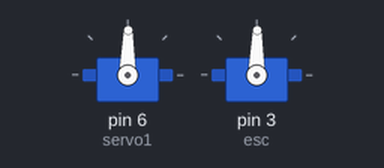
Simulated run of this sketch. Board: Arduino Nano, built with avr-gcc and run on an emulated ATmega328P. On the bench: 2 × servo. What the sketch prints to the serial monitor is not drawn.

Above: at 2.1 s.
Timing chart, 0 to 3.6 s (numbered marks = the images above):
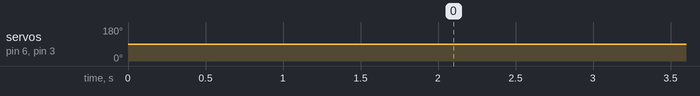

The sketch:

ps2-drift_car.ino
```cpp
#include <PS2X_lib.h>
#include <Servo.h>

PS2X ps2x; // create PS2 Controller Class
Servo servo1;
Servo esc;

int LeftStick = 0;
int RightStick = 0;
int angle =0 ;            //sets the steering servo to mid point i.e. straight ahead
int throttle = 90 ;       //sets esc to 90 which is 0 speed

void setup()
{

  ps2x.config_gamepad(12,10,9,11, false, false);      //GamePad(clock, command, attention, data, Pressures?, Rumble?)
  servo1.attach(6);
  esc.attach(3);
 Serial.begin(9600);
 delay(2000);

}

void loop(){

   ps2x.read_gamepad();                 //reads input from ps2 controller

   if(ps2x.Button(PSB_R1))              //R1 is the brake button
    esc.write(90);                      //esc at 90 should set the speed of motor to 0, needs actual testing

   else
   {
   LeftStick = ps2x.Analog(PSS_LX);     //left stick horizontal controls steering
   RightStick = ps2x.Analog(PSS_RY);    //right stick vertical controls speed
   Serial.print("LeftStick: ");
   Serial.print(LeftStick);
   Serial.print(", RightStick: ");
   Serial.print(RightStick);
   angle = map(LeftStick, 0, 255, 0, 179);
   throttle = map(RightStick,255, 0, 75, 105);    //below 90 is reverse, and above is forward.
                                                  //note: anything above 110 causes the tires come off the rear wheels
                                                  //we should be using PWM and esc.writeMicroseconds() to control speed
                                                  //however,our arduino nano does not seem to support PWM
                                                  //also need to test if our controller sticks need a dead zone to avoid small twitches.
   Serial.print(", angle: ");
   Serial.print(angle);
   Serial.print(", throttle: ");
   Serial.print(throttle);

   servo1.write(angle);
   esc.write(throttle);
   }


delay(15);

}
```

Measured:
- by itself, servo on pin 6 (servo1), servo on pin 3 (esc): 90° → 89° at 2.0 s
